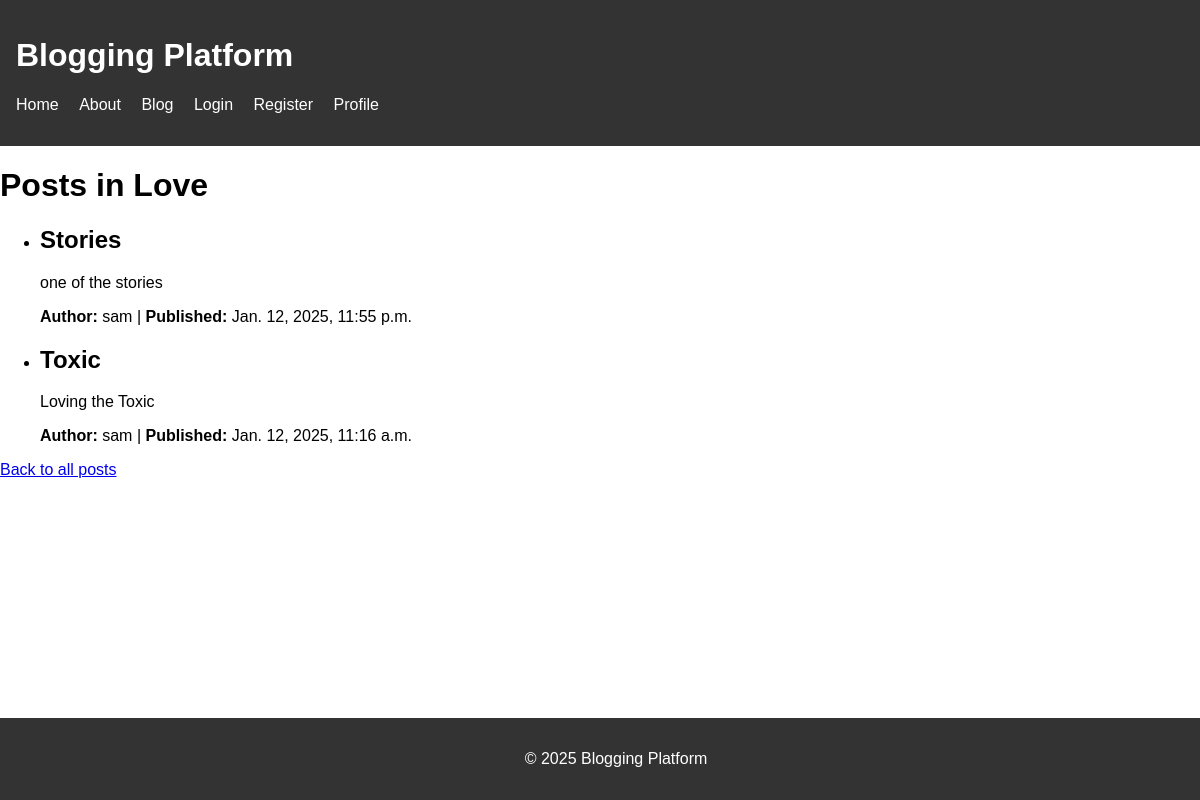
The app's page /blog/category/Love/, older data.
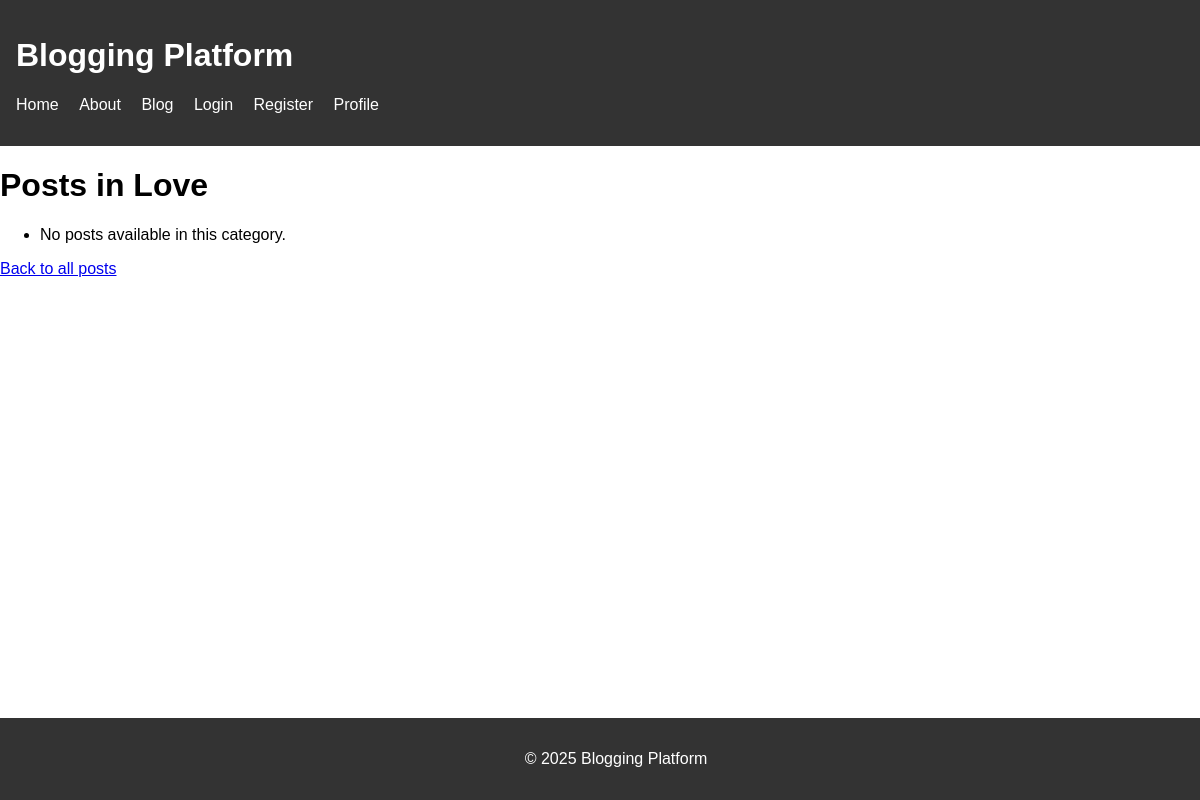
The same page, newer data.
### blog/models.py (models this page shows, shortened)
class Category(models.Model):
    name = models.CharField(max_length=100)

class BlogPost(models.Model):
    title = models.CharField(max_length=200)
    content = models.TextField()
    author = models.ForeignKey(User, on_delete=models.CASCADE)
    category = models.ForeignKey(Category, on_delete=models.SET_NULL, null=True)
    published_date = models.DateTimeField(auto_now=True)
    tags = models.ManyToManyField(Tag, blank=True)
    created_at = models.DateTimeField(auto_now_add=True)
    class Meta:
        ordering = ['-created_at']  # Order posts by creation date, newest first

### blog/views.py (the view)
# urls.py: path('category/<str:category_name>/', posts_by_category, name='posts_by_category'),
def posts_by_category(request, category_name):
    posts = BlogPost.objects.filter(category__name=category_name)
    published_after = request.GET.get('published_after')
    if published_after:
        published_after_date = datetime.strptime(published_after, '%Y-%m-%d')
        posts = posts.filter(published_date__gte=published_after_date)
    tags = request.GET.get('tags')
    if tags:
        tags_list = [tag.strip() for tag in tags.split(',')]
        posts = posts.filter(tags__in=tags_list)
    return render(request, 'blog/posts_by_category.html', {'posts': posts, 'category': category_name})

### blog/templates/blog/posts_by_category.html
{% extends 'base.html' %}
{% block content %}
    <h1>Posts in {{ category }}</h1>
    <ul>
        {% for post in posts %}
            <li>
                <h2>{{ post.title }}</h2>
                <p>{{ post.content }}</p>
                <p><strong>Author:</strong> {{ post.author.username }} | <strong>Published:</strong> {{ post.published_date }}</p>
            </li>
        {% empty %}
            <li>No posts available in this category.</li>
        {% endfor %}
    </ul>
    <a href="{% url 'blog:post_list' %}">Back to all posts</a>
{% endblock %}

### templates/base.html (shortened to what this page needs)
<!DOCTYPE html>
<html lang="en">
    <head>
        {% load static %}
        <link rel="stylesheet" href="../static/css/styles.css">
    <link rel="stylesheet" href="{% static 'css/styles.css' %}">
</head>
<body>
    <header>
        <h1>Blogging Platform</h1>
        <nav>
            <ul>
                <li><a href="{% url 'home' %}">Home</a></li>
                <li><a href="{% url 'about' %}">About</a></li>
                <li><a href="{% url 'blog:post_list' %}">Blog</a></li>
                <li><a href="{% url 'login' %}">Login</a></li>
                <li><a href="{% url 'register' %}">Register</a></li>
                <li><a href="{% url 'profile' %}">Profile</a></li>
            </ul>
        </nav>
    </header>
    <main>
        {% block content %}{% endblock %}
    </main>
    <footer>
        <p>&copy; 2025 Blogging Platform</p>
    </footer>
</body>
</html>

### static/css/styles.css (style rules this page uses)
body { font-family: Arial, sans-serif; margin: 0; padding: 0; }
header { background-color: #333; color: white; padding: 1rem; margin: 0 auto; }
nav ul { list-style: none; padding: 0; }
nav ul li { display: inline; margin-right: 1rem; }
nav ul li a { color: white; text-decoration: none; }
footer { background-color: #333; color: white; text-align: center; padding: 1rem; position: fixed; bottom: 0; width: 100%; }
h1 { font-size: 2rem; }

Row changes from the older to the newer data that the page shows:
removed BlogPost: title "Stories", content "one of the stories", author.username "sam", published_date "Jan. 12, 2025, 11:55 p.m."
removed BlogPost: title "Toxic", content "Loving the Toxic", author.username "sam", published_date "Jan. 12, 2025, 11:16 a.m."
Text that changed along with them:
text now shown: "No posts available in this category."
